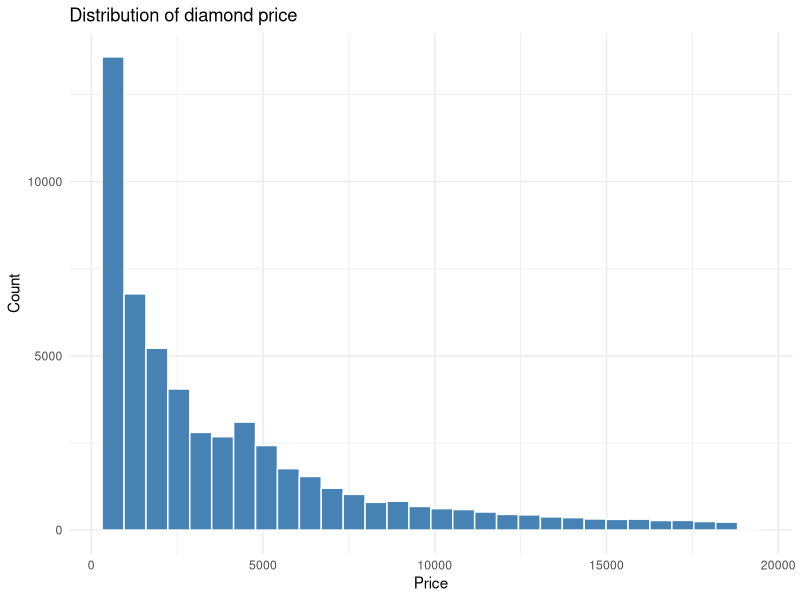
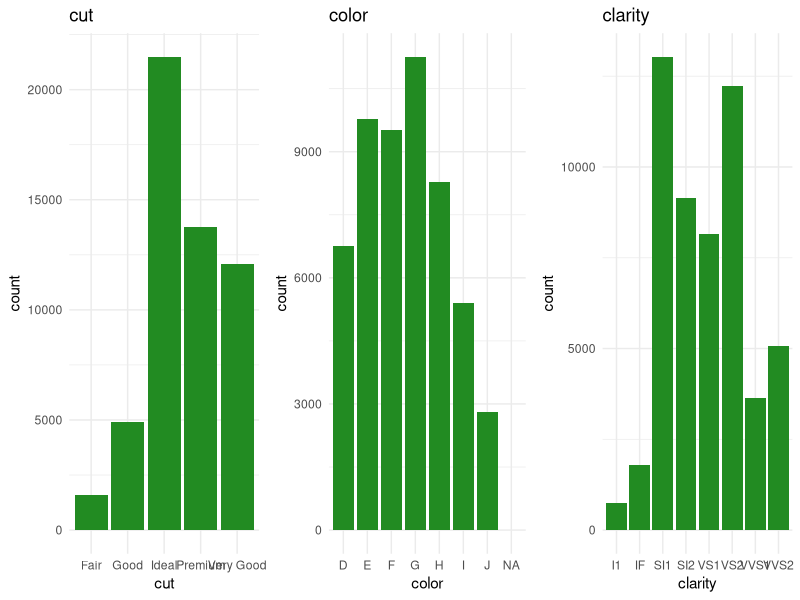
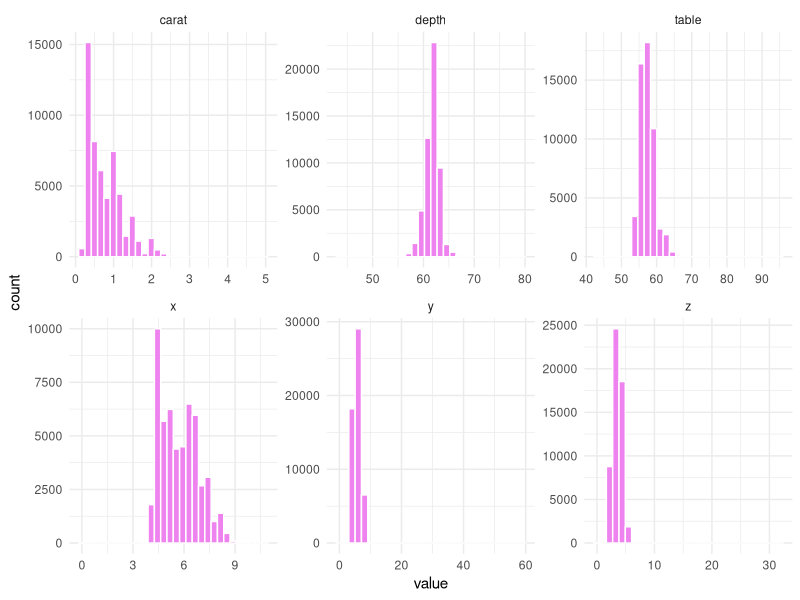

Here is the R script that generated these plots, in order:
## ---- chunk 1
knitr::opts_knit$set(root.dir = "T:/MUGISHA TIMOTHY NAABAASA/YEAR 2 SEMESTER 1/Big Data Analytics and Technologies/Assignments/Main Practical Folder/Notebooks")
knitr::opts_chunk$set(echo = TRUE, warning = FALSE, message = FALSE)
## ---- chunk 2
file.exists("DiamondPricesData.xlsx")
## ---- chunk 3
required_packages <- c("readxl", "dplyr", "tidyr","ggplot2", "corrplot", "gridExtra")

missing_packages <- setdiff(required_packages,rownames(installed.packages()))

if (length(missing_packages) > 0) {
  install.packages(missing_packages)
}
## ---- chunk 4
install.packages(c("purrr", "tidyr"), lib = "C:/Program Files/R/R-4.6/library")

## ---- chunk 5
# Read Excel files
library(readxl)

# Manipulate and transform data frames
library(dplyr)

# Reshape data for faceted graphs
library(tidyr)

# Create graphs
library(ggplot2)

# Draw a correlation heatmap
library(corrplot)

# Arrange several ggplot graphs in one figure
library(gridExtra)

## ---- chunk 6
data <- read_excel("DiamondPricesData.xlsx")

## ---- chunk 7
data
## ---- chunk 8
dim(data)
## ---- chunk 9
str(data)
## ---- chunk 10
sapply(data, class)
#sapply() applies a function repeatedly. Here the dataset is data and the function is class, so the command asks R to report the class of each column.
## ---- chunk 11
data <- data %>%mutate(across(c(cut, color, clarity),as.factor))

#%>% is the pipe operator and can be read as “then”. mutate() creates or modifies columns. across() applies the same operation to several selected columns. as.factor() converts a variable to an R factor so R treats it as categorical.
## ---- chunk 12
sapply(data, class)

## ---- chunk 13
summary(data)

#summary() reports descriptive statistics for numeric columns and category counts for factor columns.
## ---- chunk 14
lapply(data[c("cut", "color", "clarity")],levels)

#lapply(..., levels) displays the category levels of each selected factor.
## ---- chunk 15
sum(duplicated(data))
## ---- chunk 16
data_new <- distinct(data)

#distinct() comes from dplyr and keeps unique rows.
## ---- chunk 17
cat("Shape after deleting duplicate values:", nrow(data_new), "rows,", ncol(data_new), "columns\n")

#cat() only prints a readable message; it does not perform the duplicate removal. nrow() counts rows and ncol() counts columns.
## ---- chunk 18
# Shape before removing duplicates
dim(data)

# Shape after removing duplicates
dim(data_new)
## ---- chunk 19
cat <- data_new %>% select(where(is.factor))

head(cat)
## ---- chunk 20
cont <- data_new %>% select(where(is.numeric))

head(cont)
## ---- chunk 21
ggplot(data_new, aes(x = price)) +
  geom_histogram(bins = 30, fill = "steelblue", color = "white") +    # Divide the observed price range into 30 bins
  labs(title = "Distribution of diamond price", x = "Price", y = "Count") +     # Add a title and axis labels
  theme_minimal()

## ---- chunk 22
summary(data_new)
## ---- chunk 23

plot_bar_charts <- function(data, cols) {
  plots <- lapply(cols, function(col) {
  ggplot(data, aes(x = .data[[col]])) +

  geom_bar(fill = "forestgreen") +

  labs(title = col) +
  theme_minimal()
  })
  
  grid.arrange(grobs = plots, nrow = 1)
  }
  
  plot_bar_charts(
  data_new,
  c("cut", "color", "clarity")
  )
## ---- chunk 24

data_new %>% select(carat, depth, table, x, y, z) %>% tidyr::pivot_longer(everything(), names_to = "variable",
  values_to = "value") %>%

  ggplot(aes(x = value)) +
  geom_histogram(bins = 30, fill = "violet", color = "white") +
  facet_wrap(~variable, scales = "free") +
  theme_minimal()
